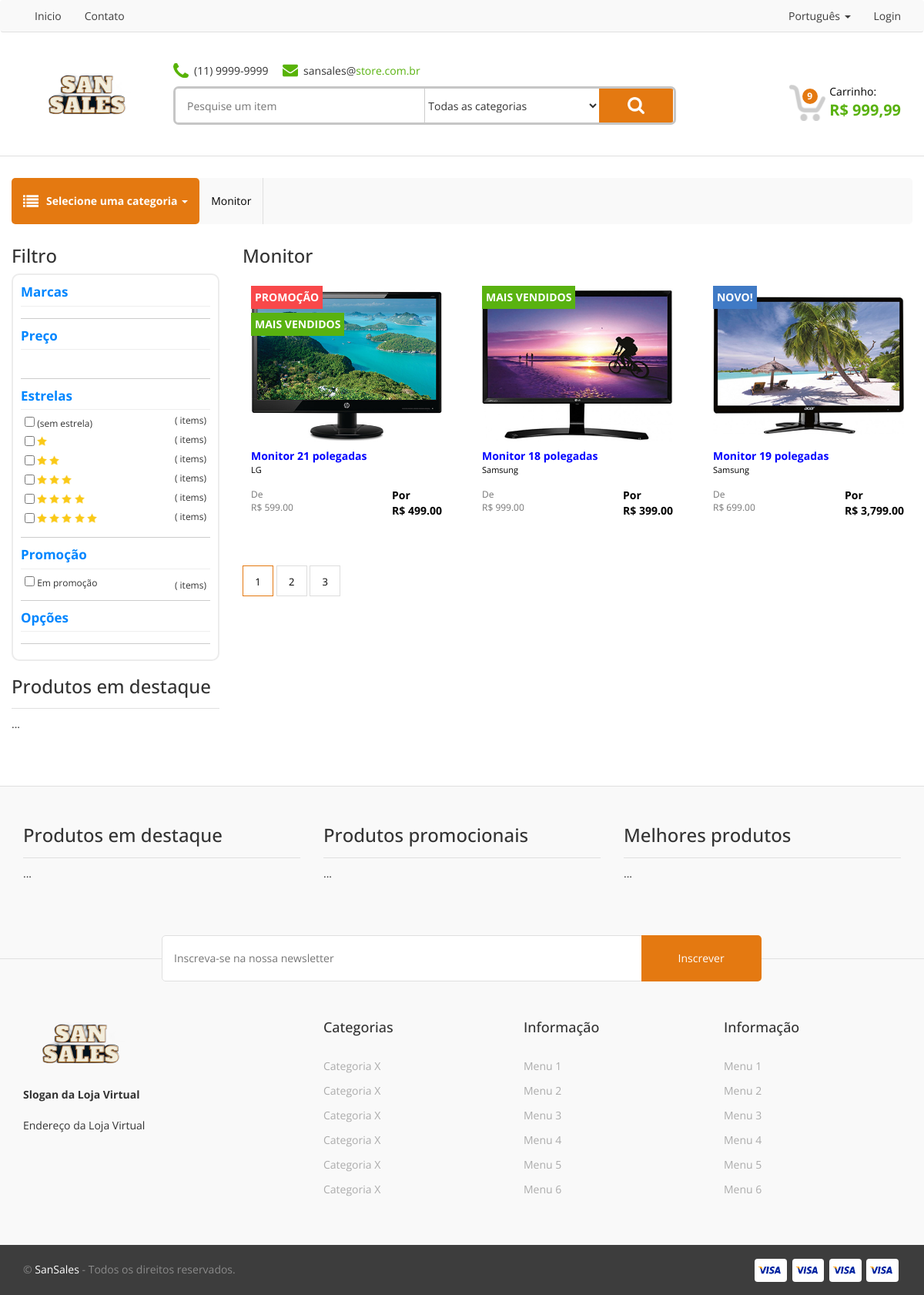
Screenshot of /categories/enter/6 with the database file from the repository.
### tables this page shows
create table tb_categories(    
	id_categories int(11) unsigned primary key auto_increment not null ,     
	cd_sub_categories int(11),        
    nm_categories varchar(100) not null   
);

create table tb_products(   
	id_product int(11) unsigned primary key auto_increment not null,    
    id_category int(11) not null,         
    id_brand int(11) not null,            
    nm_product varchar(100) not null,              
    ds_product text,                      
    qt_stock int(11) not null,              
    vl_price float(10,2) not null,         
    vl_price_from float(10,2) not null,     
    qt_rating float  not null,               
    ic_featured tinyint(1) not null,            
	ic_sale tinyint(1) not null,                
    ic_bestseller tinyint(1) not null,         
    ic_new_product tinyint(1) not null,        
    id_options varchar(200)                    
);

create table tb_products_images(
	id_image int(11) unsigned primary key not null auto_increment, 
    id_product int(11) not null,     
    ds_url varchar(50) not null   
);

### views/product_item.php (the view, shortened to what the rows shown need)
<div class="product_item">
    <a href="">
        <div class="product_tags">
            <?php if($ic_sale == '1'): ?>
                <div class="product_tag product_tag_red"><b><?php $this->lang->get('SALE');?></b></div>
            <?php endif; ?>
            <?php if($ic_bestseller == '1'): ?>
                <div class="product_tag product_tag_green"><b><?php $this->lang->get('BESTSELLER');?></b></div>
            <?php endif; ?>
            <?php if($ic_new_product == '1'): ?>
                <div class="product_tag product_tag_blue"><b><?php $this->lang->get('NEW');?></b></div>
            <?php endif; ?>
        </div>
        <div class="product_image">
            <?php if(isset($images) && !empty($images)): ?>
				<img src="<?php echo BASE_URL;?>media/products/<?php echo $images[0]['ds_url']; ?>" width="100%" />
			<?php endif; ?>
        </div>
        <div class="product_name"><?php echo $nm_product; ?> </div>
        <div class="product_brand"> <?php echo $brand_name; ?> </div>
        <div class="product_price_from"> <?php
            if($vl_price_from != '0'){
                echo "De<br/>R$ ".number_format($vl_price_from,2);
            }
        ?> </div>
        <div class="product_price">Por<br/>R$  <?php echo number_format($vl_price,2); ?> </div>
    </a>
</div>

### views/template.php (shortened to what the rows shown need)
<!DOCTYPE html>
<html>
<head>
	<link rel="stylesheet" href="<?php echo BASE_URL; ?>assets/css/bootstrap.min.css" type="text/css" />
	<link rel="stylesheet" href="<?php echo BASE_URL; ?>assets/css/jquery-ui.min.css" type="text/css" />
	<link rel="stylesheet" href="<?php echo BASE_URL; ?>assets/css/jquery-ui.structure.css" type="text/css" />
	<link rel="stylesheet" href="<?php echo BASE_URL; ?>assets/css/jquery-ui.theme.css" type="text/css" />
	<link rel="stylesheet" href="<?php echo BASE_URL; ?>assets/css/style.css" type="text/css" />
</head>
<body>
				<li class="active"><a href="<?php echo BASE_URL; ?>"><?php $this->lang->get('HOME'); ?></a></li>
				<li><a href="<?php echo BASE_URL; ?>contact"><?php $this->lang->get('CONTACT'); ?></a></li>
					<a class="dropdown-toggle" data-toggle="dropdown" href="#"><?php $this->lang->get('LANGUAGE'); ?>
						<span class="caret"></span></a>
				<li><a href="<?php echo BASE_URL; ?>login"><?php $this->lang->get('LOGIN'); ?></a></li>
							<input type="text" name="s" required placeholder="<?php $this->lang->get('SEARCHFORANITEM'); ?>" />
								<option value=""><?php $this->lang->get('ALLCATEGORIES'); ?></option>
								<?php $this->lang->get('CART'); ?>:<br />
	<div class="categoryarea">
		<nav class="navbar">
			<div class="container">
				<ul class="nav navbar-nav">
						<a class="dropdown-toggle" data-toggle="dropdown" href="#"><?php $this->lang->get('SELECTCATEGORY'); ?>
							<span class="caret"></span></a>
					<?php if (isset($viewData['category_filter'])) : ?>
						<?php foreach ($viewData['category_filter'] as $cf) : ?>
							<li><a href="<?php echo BASE_URL; ?>categories/enter/<?php echo $cf['id_categories']; ?>"><?php echo $cf['nm_categories']; ?></a></li>
						<?php endforeach; ?>
					<?php endif; ?>
				</ul>
			</div>
		</nav>
	</div>
	<section>
		<div class="container">
			<div class="row">
				<div class="col-sm-3">
					<aside>
						<h1><?php $this->lang->get('FILTER'); ?></h1>
									<div class="filtertitle"><?php $this->lang->get('BRANDS'); ?></div>
									<div class="filtertitle"><?php $this->lang->get('PRICE'); ?></div>
									<div class="filtertitle"><?php $this->lang->get('RATING'); ?></div>
												(<?php $this->lang->get('NO_STAR'); ?>)
									<div class="filtertitle"><?php $this->lang->get('SALE'); ?></div>
									<div class="filtertitle"><?php $this->lang->get('OPTIONS'); ?></div>
										<!-- <pre>
										Abaixo presenta o array no formato arvore está aqui somente para debugar caso necessário
										//
						<div class="widget">
							<h1><?php $this->lang->get('FEATUREDPRODUCTS'); ?></h1>
						</div>
					</aside>
				</div>
				<div class="col-sm-9"><?php $this->loadViewInTemplate($viewName, $viewData); ?></div>
			</div>
		</div>
	</section>
	<footer>
		<div class="container">
			<div class="row">
				<div class="col-sm-4">
					<div class="widget">
						<h1><?php $this->lang->get('FEATUREDPRODUCTS'); ?></h1>
					</div>
				</div>
				<div class="col-sm-4">
					<div class="widget">
						<h1><?php $this->lang->get('ONSALEPRODUCTS'); ?></h1>
					</div>
				</div>
				<div class="col-sm-4">
					<div class="widget">
						<h1><?php $this->lang->get('TOPRATEDPRODUCTS'); ?></h1>
					</div>
				</div>
			</div>
		</div>
	</footer>
</body>
</html>

### core/Language.php (shortened to what the rows shown need)
<?php
class Language {
    private $ini;
    public function __construct() {
        global $config;
        $this->l = $config['default_lang'];
        $this->ini = parse_ini_file('lang/'.$this->l.'.ini');
    }
    public function get($word, $return = false){
        $text = $word;
        if(isset($this->ini[$word])) {
            $text = $this->ini[$word];
        }
        if($return) {
            return $text;
        } else {
            echo $text;
        }
    }
}
?>

### views/categories.php (shortened to what the rows shown need)
<h1><?php echo $category_name; ?></h1>
<div class="row">
    <?php
    $a = 0;
    ?>
    <?php foreach ($list as $key => $product_item) : ?>
        <div class="col-sm-4">
            <?php $this->loadView('product_item', $product_item); ?>
        </div>
        <?php
        if ($a >= 2) {
            $a = 0;
            echo '</div> <div class="row">';
        } else {
            $a++;
        }
        ?>
    <?php endforeach; ?>
</div>

### rows the page displays
tb_categories: nm_categories "Monitor"
tb_products: text "PROMOÇÃO MAIS VENDIDOS", tb_products_images.ds_url (picture), nm_product "Monitor 21 polegadas", brand_name "LG", vl_price_from "599.00", vl_price "499.00"
tb_products: text "MAIS VENDIDOS", tb_products_images.ds_url (picture), nm_product "Monitor 18 polegadas", brand_name "Samsung", vl_price_from "999.00", vl_price "399.00"
tb_products: text "NOVO!", tb_products_images.ds_url (picture), nm_product "Monitor 19 polegadas", brand_name "Samsung", vl_price_from "699.00", vl_price "3,799.00"

### other values shown
$category_name "Monitor"
form field category "Todas as categorias"
